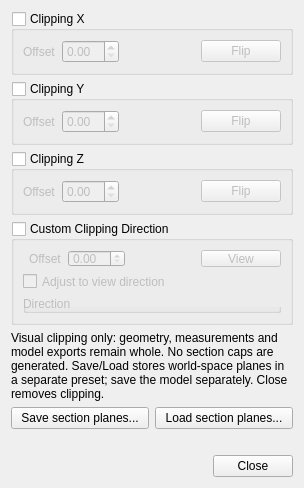
<?xml version="1.0" encoding="UTF-8"?>
<ui version="4.0">
 <class>Gui::Dialog::Clipping</class>
 <widget class="QDialog" name="Gui::Dialog::Clipping">
  <property name="geometry">
   <rect>
    <x>0</x>
    <y>0</y>
    <width>304</width>
    <height>430</height>
   </rect>
  </property>
  <property name="windowTitle">
   <string>Clipping</string>
  </property>
  <layout class="QGridLayout" name="gridLayout_5">
   <item row="0" column="0">
    <widget class="QGroupBox" name="groupBoxX">
     <property name="title">
      <string>Clipping X</string>
     </property>
     <property name="checkable">
      <bool>true</bool>
     </property>
     <property name="checked">
      <bool>false</bool>
     </property>
     <layout class="QGridLayout" name="gridLayout">
      <item row="0" column="0">
       <widget class="QLabel" name="label">
        <property name="text">
         <string>Offset</string>
        </property>
       </widget>
      </item>
     <item row="0" column="1">
       <widget class="QDoubleSpinBox" name="clipX"/>
      </item>
      <item row="0" column="2">
       <spacer name="horizontalSpacer_2">
        <property name="orientation">
         <enum>Qt::Horizontal</enum>
        </property>
        <property name="sizeHint" stdset="0">
         <size>
          <width>40</width>
          <height>20</height>
         </size>
        </property>
       </spacer>
      </item>
      <item row="0" column="3">
       <widget class="QPushButton" name="flipClipX">
        <property name="text">
         <string>Flip</string>
        </property>
       </widget>
      </item>
      </layout>
    </widget>
   </item>
   <item row="1" column="0">
    <widget class="QGroupBox" name="groupBoxY">
     <property name="title">
      <string>Clipping Y</string>
     </property>
     <property name="checkable">
      <bool>true</bool>
     </property>
     <property name="checked">
      <bool>false</bool>
     </property>
     <layout class="QGridLayout" name="gridLayout_2">
      <item row="0" column="0">
       <widget class="QLabel" name="label_2">
        <property name="text">
         <string>Offset</string>
        </property>
       </widget>
      </item>
     <item row="0" column="1">
       <widget class="QDoubleSpinBox" name="clipY"/>
      </item>
      <item row="0" column="2">
       <spacer name="horizontalSpacer_3">
        <property name="orientation">
         <enum>Qt::Horizontal</enum>
        </property>
        <property name="sizeHint" stdset="0">
         <size>
          <width>40</width>
          <height>20</height>
         </size>
        </property>
       </spacer>
      </item>
      <item row="0" column="3">
       <widget class="QPushButton" name="flipClipY">
        <property name="text">
         <string>Flip</string>
        </property>
       </widget>
      </item>
      </layout>
    </widget>
   </item>
   <item row="2" column="0">
    <widget class="QGroupBox" name="groupBoxZ">
     <property name="title">
      <string>Clipping Z</string>
     </property>
     <property name="checkable">
      <bool>true</bool>
     </property>
     <property name="checked">
      <bool>false</bool>
     </property>
     <layout class="QGridLayout" name="gridLayout_3">
      <item row="0" column="0">
       <widget class="QLabel" name="label_3">
        <property name="text">
         <string>Offset</string>
        </property>
       </widget>
      </item>
     <item row="0" column="1">
       <widget class="QDoubleSpinBox" name="clipZ"/>
      </item>
      <item row="0" column="2">
       <spacer name="horizontalSpacer_4">
        <property name="orientation">
         <enum>Qt::Horizontal</enum>
        </property>
        <property name="sizeHint" stdset="0">
         <size>
          <width>40</width>
          <height>20</height>
         </size>
        </property>
       </spacer>
      </item>
      <item row="0" column="3">
       <widget class="QPushButton" name="flipClipZ">
        <property name="text">
         <string>Flip</string>
        </property>
       </widget>
      </item>
      </layout>
    </widget>
   </item>
   <item row="3" column="0">
    <widget class="QGroupBox" name="groupBoxView">
     <property name="title">
      <string>Custom Clipping Direction</string>
     </property>
     <property name="checkable">
      <bool>true</bool>
     </property>
     <property name="checked">
      <bool>false</bool>
     </property>
     <layout class="QGridLayout" name="gridLayout_6">
      <item row="0" column="1">
       <widget class="QLabel" name="label_4">
        <property name="text">
         <string>Offset</string>
        </property>
       </widget>
      </item>
      <item row="0" column="2">
       <widget class="QDoubleSpinBox" name="clipView"/>
      </item>
     <item row="0" column="3">
       <spacer name="horizontalSpacer">
        <property name="orientation">
         <enum>Qt::Horizontal</enum>
        </property>
        <property name="sizeHint" stdset="0">
         <size>
          <width>84</width>
          <height>20</height>
         </size>
        </property>
       </spacer>
      </item>
      <item row="0" column="4">
       <widget class="QPushButton" name="fromView">
        <property name="text">
         <string>View</string>
        </property>
       </widget>
      </item>
      <item row="1" column="0" colspan="5">
       <widget class="QCheckBox" name="adjustViewdirection">
        <property name="text">
         <string>Adjust to view direction</string>
        </property>
       </widget>
      </item>
      <item row="2" column="0" colspan="5">
       <widget class="QGroupBox" name="groupBox">
        <property name="title">
         <string>Direction</string>
        </property>
        <layout class="QGridLayout" name="gridLayout_4">
         <item row="0" column="0">
          <widget class="QDoubleSpinBox" name="dirX"/>
         </item>
         <item row="0" column="1">
          <widget class="QDoubleSpinBox" name="dirY"/>
         </item>
         <item row="0" column="2">
          <widget class="QDoubleSpinBox" name="dirZ"/>
         </item>
        </layout>
       </widget>
      </item>
      </layout>
    </widget>
   </item>
   <item row="4" column="0">
    <widget class="QLabel" name="sectionPolicy">
     <property name="text"><string>Visual clipping only: geometry, measurements and model exports remain whole. No section caps are generated. Save/Load stores world-space planes in a separate preset; save the model separately. Close removes clipping.</string></property>
     <property name="wordWrap"><bool>true</bool></property>
    </widget>
   </item>
   <item row="5" column="0">
    <layout class="QHBoxLayout" name="sectionActions">
     <item><widget class="QPushButton" name="saveSection"><property name="text"><string>Save section planes...</string></property></widget></item>
     <item><widget class="QPushButton" name="loadSection"><property name="text"><string>Load section planes...</string></property></widget></item>
    </layout>
   </item>
   <item row="6" column="0">
    <widget class="QLabel" name="sectionStatus">
     <property name="text"><string/></property>
     <property name="wordWrap"><bool>true</bool></property>
     <property name="textFormat"><enum>Qt::PlainText</enum></property>
    </widget>
   </item>
   <item row="7" column="0">
    <widget class="QDialogButtonBox" name="buttonBox">
     <property name="orientation">
      <enum>Qt::Horizontal</enum>
     </property>
     <property name="standardButtons">
      <set>QDialogButtonBox::Close</set>
     </property>
    </widget>
   </item>
  </layout>
 </widget>
 <tabstops>
  <tabstop>groupBoxX</tabstop>
  <tabstop>clipX</tabstop>
  <tabstop>flipClipX</tabstop>
  <tabstop>groupBoxY</tabstop>
  <tabstop>clipY</tabstop>
  <tabstop>flipClipY</tabstop>
  <tabstop>groupBoxZ</tabstop>
  <tabstop>clipZ</tabstop>
  <tabstop>flipClipZ</tabstop>
  <tabstop>groupBoxView</tabstop>
  <tabstop>clipView</tabstop>
  <tabstop>fromView</tabstop>
  <tabstop>adjustViewdirection</tabstop>
  <tabstop>dirX</tabstop>
  <tabstop>dirY</tabstop>
  <tabstop>dirZ</tabstop>
 </tabstops>
 <resources/>
 <connections>
  <connection>
   <sender>buttonBox</sender>
   <signal>rejected()</signal>
   <receiver>Gui::Dialog::Clipping</receiver>
   <slot>reject()</slot>
   <hints>
    <hint type="sourcelabel">
     <x>316</x>
     <y>260</y>
    </hint>
    <hint type="destinationlabel">
     <x>286</x>
     <y>274</y>
    </hint>
   </hints>
  </connection>
 </connections>
</ui>
